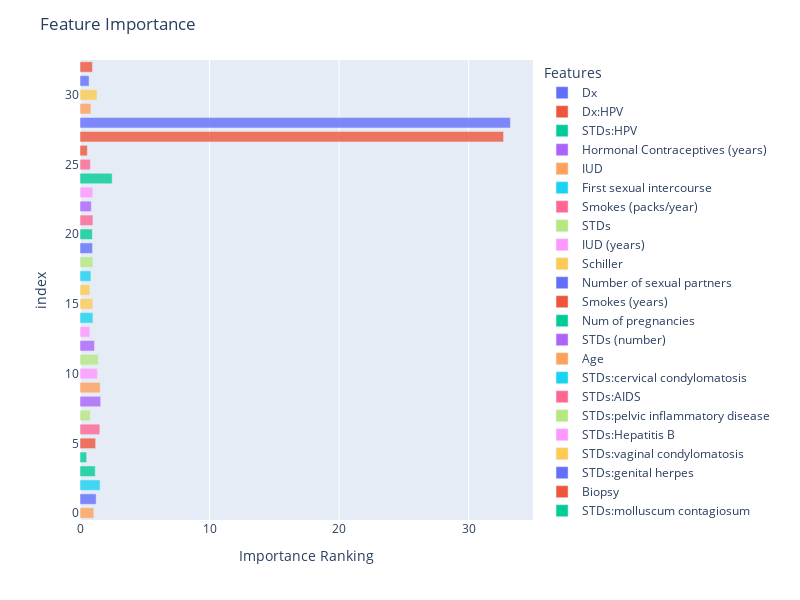

Notebook cell for this chart:
### Code cell
#visualizing the feature importance
fig = px.bar(
    feature_importance,
    x = "Importance Ranking",
    color = "Features",
    opacity= 0.8,
    width = 800,
    height = 600   
)
fig.update_layout(bargap = 0.25)
fig.update_layout(title = "Feature Importance"),
fig

### Figure 1 — Plotly figure (JSON) as saved in the notebook; plotly's stock layout.template omitted (floating-point values rounded to 4 significant figures)
{"data": [{"alignmentgroup": "True", "hovertemplate": "Features=Dx<br>Importance Ranking=%{x}<br>index=%{y}<extra></extra>", "legendgroup": "Dx", "marker": {"color": "#636efa", "opacity": 0.8, "pattern": {"shape": ""}}, "name": "Dx", "offsetgroup": "Dx", "orientation": "h", "showlegend": true, "textposition": "auto", "type": "bar", "x": [33.22], "xaxis": "x", "y": [28], "yaxis": "y"}, {"alignmentgroup": "True", "hovertemplate": "Features=Dx:HPV<br>Importance Ranking=%{x}<br>index=%{y}<extra></extra>", "legendgroup": "Dx:HPV", "marker": {"color": "#EF553B", "opacity": 0.8, "pattern": {"shape": ""}}, "name": "Dx:HPV", "offsetgroup": "Dx:HPV", "orientation": "h", "showlegend": true, "textposition": "auto", "type": "bar", "x": [32.7], "xaxis": "x", "y": [27], "yaxis": "y"}, {"alignmentgroup": "True", "hovertemplate": "Features=STDs:HPV<br>Importance Ranking=%{x}<br>index=%{y}<extra></extra>", "legendgroup": "STDs:HPV", "marker": {"color": "#00cc96", "opacity": 0.8, "pattern": {"shape": ""}}, "name": "STDs:HPV", "offsetgroup": "STDs:HPV", "orientation": "h", "showlegend": true, "textposition": "auto", "type": "bar", "x": [2.483], "xaxis": "x", "y": [24], "yaxis": "y"}, {"alignmentgroup": "True", "hovertemplate": "Features=Hormonal Contraceptives (years)<br>Importance Ranking=%{x}<br>index=%{y}<extra></extra>", "legendgroup": "Hormonal Contraceptives (years)", "marker": {"color": "#ab63fa", "opacity": 0.8, "pattern": {"shape": ""}}, "name": "Hormonal Contraceptives (years)", "offsetgroup": "Hormonal Contraceptives (years)", "orientation": "h", "showlegend": true, "textposition": "auto", "type": "bar", "x": [1.595], "xaxis": "x", "y": [8], "yaxis": "y"}, {"alignmentgroup": "True", "hovertemplate": "Features=IUD<br>Importance Ranking=%{x}<br>index=%{y}<extra></extra>", "legendgroup": "IUD", "marker": {"color": "#FFA15A", "opacity": 0.8, "pattern": {"shape": ""}}, "name": "IUD", "offsetgroup": "IUD", "orientation": "h", "showlegend": true, "textposition": "auto", "type": "bar", "x": [1.559], "xaxis": "x", "y": [9], "yaxis": "y"}, {"alignmentgroup": "True", "hovertemplate": "Features=First sexual intercourse<br>Importance Ranking=%{x}<br>index=%{y}<extra></extra>", "legendgroup": "First sexual intercourse", "marker": {"color": "#19d3f3", "opacity": 0.8, "pattern": {"shape": ""}}, "name": "First sexual intercourse", "offsetgroup": "First sexual intercourse", "orientation": "h", "showlegend": true, "textposition": "auto", "type": "bar", "x": [1.551], "xaxis": "x", "y": [2], "yaxis": "y"}, {"alignmentgroup": "True", "hovertemplate": "Features=Smokes (packs/year)<br>Importance Ranking=%{x}<br>index=%{y}<extra></extra>", "legendgroup": "Smokes (packs/year)", "marker": {"color": "#FF6692", "opacity": 0.8, "pattern": {"shape": ""}}, "name": "Smokes (packs/year)", "offsetgroup": "Smokes (packs/year)", "orientation": "h", "showlegend": true, "textposition": "auto", "type": "bar", "x": [1.531], "xaxis": "x", "y": [6], "yaxis": "y"}, {"alignmentgroup": "True", "hovertemplate": "Features=STDs<br>Importance Ranking=%{x}<br>index=%{y}<extra></extra>", "legendgroup": "STDs", "marker": {"color": "#B6E880", "opacity": 0.8, "pattern": {"shape": ""}}, "name": "STDs", "offsetgroup": "STDs", "orientation": "h", "showlegend": true, "textposition": "auto", "type": "bar", "x": [1.407], "xaxis": "x", "y": [11], "yaxis": "y"}, {"alignmentgroup": "True", "hovertemplate": "Features=IUD (years)<br>Importance Ranking=%{x}<br>index=%{y}<extra></extra>", "legendgroup": "IUD (years)", "marker": {"color": "#FF97FF", "opacity": 0.8, "pattern": {"shape": ""}}, "name": "IUD (years)", "offsetgroup": "IUD (years)", "orientation": "h", "showlegend": true, "textposition": "auto", "type": "bar", "x": [1.346], "xaxis": "x", "y": [10], "yaxis": "y"}, {"alignmentgroup": "True", "hovertemplate": "Features=Schiller<br>Importance Ranking=%{x}<br>index=%{y}<extra></extra>", "legendgroup": "Schiller", "marker": {"color": "#FECB52", "opacity": 0.8, "pattern": {"shape": ""}}, "name": "Schiller", "offsetgroup": "Schiller", "orientation": "h", "showlegend": true, "textposition": "auto", "type": "bar", "x": [1.315], "xaxis": "x", "y": [30], "yaxis": "y"}, {"alignmentgroup": "True", "hovertemplate": "Features=Number of sexual partners<br>Importance Ranking=%{x}<br>index=%{y}<extra></extra>", "legendgroup": "Number of sexual partners", "marker": {"color": "#636efa", "opacity": 0.8, "pattern": {"shape": ""}}, "name": "Number of sexual partners", "offsetgroup": "Number of sexual partners", "orientation": "h", "showlegend": true, "textposition": "auto", "type": "bar", "x": [1.247], "xaxis": "x", "y": [1], "yaxis": "y"}, {"alignmentgroup": "True", "hovertemplate": "Features=Smokes (years)<br>Importance Ranking=%{x}<br>index=%{y}<extra></extra>", "legendgroup": "Smokes (years)", "marker": {"color": "#EF553B", "opacity": 0.8, "pattern": {"shape": ""}}, "name": "Smokes (years)", "offsetgroup": "Smokes (years)", "orientation": "h", "showlegend": true, "textposition": "auto", "type": "bar", "x": [1.208], "xaxis": "x", "y": [5], "yaxis": "y"}, {"alignmentgroup": "True", "hovertemplate": "Features=Num of pregnancies<br>Importance Ranking=%{x}<br>index=%{y}<extra></extra>", "legendgroup": "Num of pregnancies", "marker": {"color": "#00cc96", "opacity": 0.8, "pattern": {"shape": ""}}, "name": "Num of pregnancies", "offsetgroup": "Num of pregnancies", "orientation": "h", "showlegend": true, "textposition": "auto", "type": "bar", "x": [1.178], "xaxis": "x", "y": [3], "yaxis": "y"}, {"alignmentgroup": "True", "hovertemplate": "Features=STDs (number)<br>Importance Ranking=%{x}<br>index=%{y}<extra></extra>", "legendgroup": "STDs (number)", "marker": {"color": "#ab63fa", "opacity": 0.8, "pattern": {"shape": ""}}, "name": "STDs (number)", "offsetgroup": "STDs (number)", "orientation": "h", "showlegend": true, "textposition": "auto", "type": "bar", "x": [1.116], "xaxis": "x", "y": [12], "yaxis": "y"}, {"alignmentgroup": "True", "hovertemplate": "Features=Age<br>Importance Ranking=%{x}<br>index=%{y}<extra></extra>", "legendgroup": "Age", "marker": {"color": "#FFA15A", "opacity": 0.8, "pattern": {"shape": ""}}, "name": "Age", "offsetgroup": "Age", "orientation": "h", "showlegend": true, "textposition": "auto", "type": "bar", "x": [1.069], "xaxis": "x", "y": [0], "yaxis": "y"}, {"alignmentgroup": "True", "hovertemplate": "Features=STDs:cervical condylomatosis<br>Importance Ranking=%{x}<br>index=%{y}<extra></extra>", "legendgroup": "STDs:cervical condylomatosis", "marker": {"color": "#19d3f3", "opacity": 0.8, "pattern": {"shape": ""}}, "name": "STDs:cervical condylomatosis", "offsetgroup": "STDs:cervical condylomatosis", "orientation": "h", "showlegend": true, "textposition": "auto", "type": "bar", "x": [1], "xaxis": "x", "y": [14], "yaxis": "y"}, {"alignmentgroup": "True", "hovertemplate": "Features=STDs:AIDS<br>Importance Ranking=%{x}<br>index=%{y}<extra></extra>", "legendgroup": "STDs:AIDS", "marker": {"color": "#FF6692", "opacity": 0.8, "pattern": {"shape": ""}}, "name": "STDs:AIDS", "offsetgroup": "STDs:AIDS", "orientation": "h", "showlegend": true, "textposition": "auto", "type": "bar", "x": [1], "xaxis": "x", "y": [21], "yaxis": "y"}, {"alignmentgroup": "True", "hovertemplate": "Features=STDs:pelvic inflammatory disease<br>Importance Ranking=%{x}<br>index=%{y}<extra></extra>", "legendgroup": "STDs:pelvic inflammatory disease", "marker": {"color": "#B6E880", "opacity": 0.8, "pattern": {"shape": ""}}, "name": "STDs:pelvic inflammatory disease", "offsetgroup": "STDs:pelvic inflammatory disease", "orientation": "h", "showlegend": true, "textposition": "auto", "type": "bar", "x": [1], "xaxis": "x", "y": [18], "yaxis": "y"}, {"alignmentgroup": "True", "hovertemplate": "Features=STDs:Hepatitis B<br>Importance Ranking=%{x}<br>index=%{y}<extra></extra>", "legendgroup": "STDs:Hepatitis B", "marker": {"color": "#FF97FF", "opacity": 0.8, "pattern": {"shape": ""}}, "name": "STDs:Hepatitis B", "offsetgroup": "STDs:Hepatitis B", "orientation": "h", "showlegend": true, "textposition": "auto", "type": "bar", "x": [0.9856], "xaxis": "x", "y": [23], "yaxis": "y"}, {"alignmentgroup": "True", "hovertemplate": "Features=STDs:vaginal condylomatosis<br>Importance Ranking=%{x}<br>index=%{y}<extra></extra>", "legendgroup": "STDs:vaginal condylomatosis", "marker": {"color": "#FECB52", "opacity": 0.8, "pattern": {"shape": ""}}, "name": "STDs:vaginal condylomatosis", "offsetgroup": "STDs:vaginal condylomatosis", "orientation": "h", "showlegend": true, "textposition": "auto", "type": "bar", "x": [0.9845], "xaxis": "x", "y": [15], "yaxis": "y"}, {"alignmentgroup": "True", "hovertemplate": "Features=STDs:genital herpes<br>Importance Ranking=%{x}<br>index=%{y}<extra></extra>", "legendgroup": "STDs:genital herpes", "marker": {"color": "#636efa", "opacity": 0.8, "pattern": {"shape": ""}}, "name": "STDs:genital herpes", "offsetgroup": "STDs:genital herpes", "orientation": "h", "showlegend": true, "textposition": "auto", "type": "bar", "x": [0.9687], "xaxis": "x", "y": [19], "yaxis": "y"}, {"alignmentgroup": "True", "hovertemplate": "Features=Biopsy<br>Importance Ranking=%{x}<br>index=%{y}<extra></extra>", "legendgroup": "Biopsy", "marker": {"color": "#EF553B", "opacity": 0.8, "pattern": {"shape": ""}}, "name": "Biopsy", "offsetgroup": "Biopsy", "orientation": "h", "showlegend": true, "textposition": "auto", "type": "bar", "x": [0.9597], "xaxis": "x", "y": [32], "yaxis": "y"}, {"alignmentgroup": "True", "hovertemplate": "Features=STDs:molluscum contagiosum<br>Importance Ranking=%{x}<br>index=%{y}<extra></extra>", "legendgroup": "STDs:molluscum contagiosum", "marker": {"color": "#00cc96", "opacity": 0.8, "pattern": {"shape": ""}}, "name": "STDs:molluscum contagiosum", "offsetgroup": "STDs:molluscum contagiosum", "orientation": "h", "showlegend": true, "textposition": "auto", "type": "bar", "x": [0.9518], "xaxis": "x", "y": [20], "yaxis": "y"}, {"alignmentgroup": "True", "hovertemplate": "Features=STDs:HIV<br>Importance Ranking=%{x}<br>index=%{y}<extra></extra>", "legendgroup": "STDs:HIV", "marker": {"color": "#ab63fa", "opacity": 0.8, "pattern": {"shape": ""}}, "name": "STDs:HIV", "offsetgroup": "STDs:HIV", "orientation": "h", "showlegend": true, "textposition": "auto", "type": "bar", "x": [0.875], "xaxis": "x", "y": [22], "yaxis": "y"}, {"alignmentgroup": "True", "hovertemplate": "Features=Hinselmann<br>Importance Ranking=%{x}<br>index=%{y}<extra></extra>", "legendgroup": "Hinselmann", "marker": {"color": "#FFA15A", "opacity": 0.8, "pattern": {"shape": ""}}, "name": "Hinselmann", "offsetgroup": "Hinselmann", "orientation": "h", "showlegend": true, "textposition": "auto", "type": "bar", "x": [0.8425], "xaxis": "x", "y": [29], "yaxis": "y"}, {"alignmentgroup": "True", "hovertemplate": "Features=STDs:syphilis<br>Importance Ranking=%{x}<br>index=%{y}<extra></extra>", "legendgroup": "STDs:syphilis", "marker": {"color": "#19d3f3", "opacity": 0.8, "pattern": {"shape": ""}}, "name": "STDs:syphilis", "offsetgroup": "STDs:syphilis", "orientation": "h", "showlegend": true, "textposition": "auto", "type": "bar", "x": [0.84], "xaxis": "x", "y": [17], "yaxis": "y"}, {"alignmentgroup": "True", "hovertemplate": "Features=STDs: Number of diagnosis<br>Importance Ranking=%{x}<br>index=%{y}<extra></extra>", "legendgroup": "STDs: Number of diagnosis", "marker": {"color": "#FF6692", "opacity": 0.8, "pattern": {"shape": ""}}, "name": "STDs: Number of diagnosis", "offsetgroup": "STDs: Number of diagnosis", "orientation": "h", "showlegend": true, "textposition": "auto", "type": "bar", "x": [0.8014], "xaxis": "x", "y": [25], "yaxis": "y"}, {"alignmentgroup": "True", "hovertemplate": "Features=Hormonal Contraceptives<br>Importance Ranking=%{x}<br>index=%{y}<extra></extra>", "legendgroup": "Hormonal Contraceptives", "marker": {"color": "#B6E880", "opacity": 0.8, "pattern": {"shape": ""}}, "name": "Hormonal Contraceptives", "offsetgroup": "Hormonal Contraceptives", "orientation": "h", "showlegend": true, "textposition": "auto", "type": "bar", "x": [0.796], "xaxis": "x", "y": [7], "yaxis": "y"}, {"alignmentgroup": "True", "hovertemplate": "Features=STDs:condylomatosis<br>Importance Ranking=%{x}<br>index=%{y}<extra></extra>", "legendgroup": "STDs:condylomatosis", "marker": {"color": "#FF97FF", "opacity": 0.8, "pattern": {"shape": ""}}, "name": "STDs:condylomatosis", "offsetgroup": "STDs:condylomatosis", "orientation": "h", "showlegend": true, "textposition": "auto", "type": "bar", "x": [0.7626], "xaxis": "x", "y": [13], "yaxis": "y"}, {"alignmentgroup": "True", "hovertemplate": "Features=STDs:vulvo-perineal condylomatosis<br>Importance Ranking=%{x}<br>index=%{y}<extra></extra>", "legendgroup": "STDs:vulvo-perineal condylomatosis", "marker": {"color": "#FECB52", "opacity": 0.8, "pattern": {"shape": ""}}, "name": "STDs:vulvo-perineal condylomatosis", "offsetgroup": "STDs:vulvo-perineal condylomatosis", "orientation": "h", "showlegend": true, "textposition": "auto", "type": "bar", "x": [0.7626], "xaxis": "x", "y": [16], "yaxis": "y"}, {"alignmentgroup": "True", "hovertemplate": "Features=Citology<br>Importance Ranking=%{x}<br>index=%{y}<extra></extra>", "legendgroup": "Citology", "marker": {"color": "#636efa", "opacity": 0.8, "pattern": {"shape": ""}}, "name": "Citology", "offsetgroup": "Citology", "orientation": "h", "showlegend": true, "textposition": "auto", "type": "bar", "x": [0.7], "xaxis": "x", "y": [31], "yaxis": "y"}, {"alignmentgroup": "True", "hovertemplate": "Features=Dx:CIN<br>Importance Ranking=%{x}<br>index=%{y}<extra></extra>", "legendgroup": "Dx:CIN", "marker": {"color": "#EF553B", "opacity": 0.8, "pattern": {"shape": ""}}, "name": "Dx:CIN", "offsetgroup": "Dx:CIN", "orientation": "h", "showlegend": true, "textposition": "auto", "type": "bar", "x": [0.5636], "xaxis": "x", "y": [26], "yaxis": "y"}, {"alignmentgroup": "True", "hovertemplate": "Features=Smokes<br>Importance Ranking=%{x}<br>index=%{y}<extra></extra>", "legendgroup": "Smokes", "marker": {"color": "#00cc96", "opacity": 0.8, "pattern": {"shape": ""}}, "name": "Smokes", "offsetgroup": "Smokes", "orientation": "h", "showlegend": true, "textposition": "auto", "type": "bar", "x": [0.513], "xaxis": "x", "y": [4], "yaxis": "y"}], "layout": {"bargap": 0.25, "barmode": "relative", "height": 600, "legend": {"title": {"text": "Features"}, "tracegroupgap": 0}, "margin": {"t": 60}, "title": {"text": "Feature Importance"}, "width": 800, "xaxis": {"anchor": "y", "domain": [0, 1], "title": {"text": "Importance Ranking"}}, "yaxis": {"anchor": "x", "domain": [0, 1], "title": {"text": "index"}}}}
